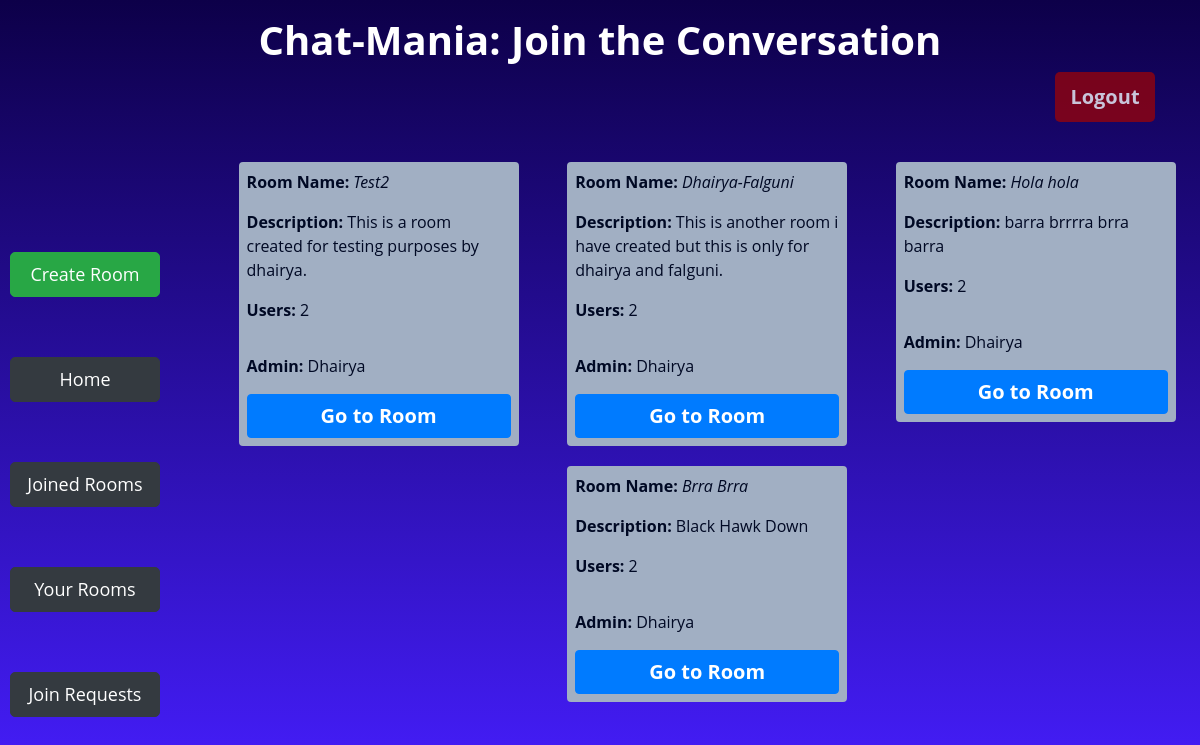
/your_rooms/ (signed in), run on the app's committed database.
### app/models.py (models this page shows, shortened)
class Room(models.Model):
    name = models.CharField(max_length=64,unique=True)
    description = models.CharField(max_length=256)
    admin = models.ForeignKey(User, on_delete=models.CASCADE, related_name="get_admin")
    numberUsers = models.IntegerField(default=1)

class User(AbstractUser):
    joinedRooms = models.IntegerField(default=0)
    createdRooms = models.IntegerField(default=0)
    def __str__(self):
        return f"{self.username}"

### app/views.py (the view)
# urls.py: path('your_rooms/', views.your_rooms, name='your_rooms'),
@login_required(login_url="login")
def your_rooms(request):
    rooms = Room.objects.filter(admin=request.user)
    return render(request, 'app/yourrooms.html', {
        'rooms': rooms
    })

### app/templates/app/yourrooms.html (shortened to what this page needs)
{% extends 'app/layout.html' %}
{% block body %}
    <div class="container">
        <div class="row">
            <div class="col-md-12 mt-3">
                <h1 class="text-center" style="font-weight: 700;">Chat-Mania: Join the Conversation</h1>
                <form action="{% url 'logout' %}" method="post">
                 <input type="submit" id="logout-btn" class="btn btn-danger float-right" style="border: none;" value="Logout">
                </form>
             </div>
         </div>
    </div>
    <div class="d-flex flex-row">
    <div class="btn-Cont d-flex flex-column justify-content-around">
        <a id="lbtn" href="{% url 'create' %}" class="btn  btn-success">Create Room</a>
        <a id="lbtn" href="{% url 'index' %}" class="btn  btn-dark">Home</a>
        <a id="lbtn" href="{% url 'joined_rooms' %}" class="btn  btn-dark">Joined Rooms</a>
        <a id="lbtn" class="btn  btn-dark" href="{% url 'your_rooms' %}" >Your Rooms</a>
        <a id="lbtn" class="btn btn-dark" href="{% url 'join_requests' %}">Join Requests</a>
    </div>
     <div class="d-flex flex-row justify-content-around flex-wrap" id="room-cont">
        {% for room in rooms%}
        <div class="room p-1">
                <p><b>Room Name:</b> <i> {{room.name}} </i> </p>
                <p> <b>Description:</b> {{room.description}} </p>
                <p><b>Users:</b> {{room.numberUsers}} </p>
              <p class="pt-3 align-bottom"><b>Admin:</b> {{room.admin}} </p>
              <a id="join-btn" href="{% url 'room' room.name %}" class="btn btn-primary">Go to Room</a>
        </div>
        {% endfor %}
     </div>
    </div>
{% endblock %}

### app/static/app/style.css (style rules this page uses)
body { background: linear-gradient(to bottom, #0D0049 , #461EFF ); font-family: 'Open Sans', sans-serif; color: #fff; height: fit-content; min-height: 100vh; margin: 0; padding: 0; }
#logout-btn { background-color: #97030A; color: #fff; border-radius: 5px; width: 100px; height: 50px; font-size: 20px; font-weight: bold; opacity: 0.77; }
.btn-Cont { display: flex; margin-left: 10px; margin-top: 70px; width: 200px; height: 300px; }
#lbtn { width: 150px; height: 50px; font-size: 18px; font-weight: normal; border-radius: 5px; margin-top: 60px; padding: 8px; }
#room-cont { margin-left: 40px; flex-wrap: wrap; display: flex; width: 100%; margin-top: 30px; }
.room { padding-left: 18px; padding-right: 18px; padding-top: 10px; width: 280px; height: fit-content; margin: 10px; border-radius: 4px; border: 4px solid #A1AFC3; background-color: #A1AFC3; color: #000924; }
#join-btn { width: 100%; font-size: 20px; font-weight: bold; }

### data on the page
Room: name "Test2", description "This is a room created for testing purposes by dhairya.", numberUsers "2", admin "Dhairya"
Room: name "Dhairya-Falguni", description "This is another room i have created but this is only for dhairya and falguni.", numberUsers "2", admin "Dhairya"
Room: name "Hola hola", description "barra brrrra brra barra", numberUsers "2", admin "Dhairya"
Room: name "Brra Brra", description "Black Hawk Down", numberUsers "2", admin "Dhairya"
